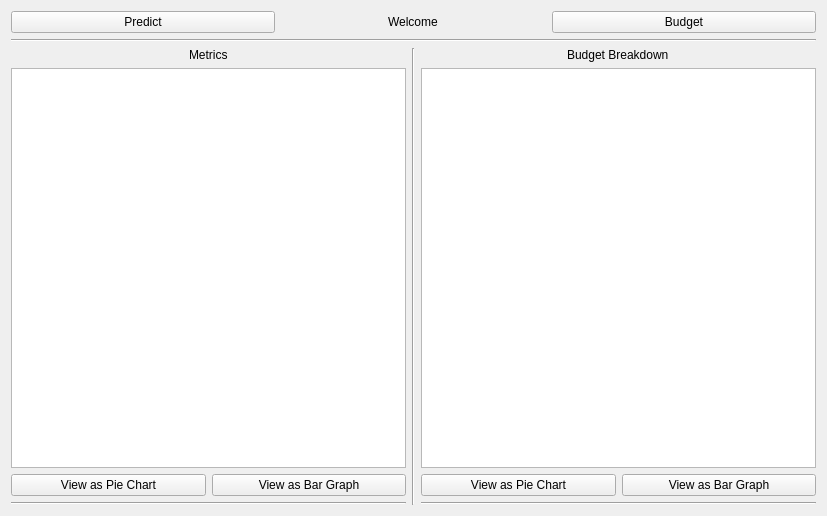
<?xml version="1.0" encoding="UTF-8"?>
<ui version="4.0">
 <class>DashBoard</class>
 <widget class="QWidget" name="DashBoard">
  <property name="geometry">
   <rect>
    <x>0</x>
    <y>0</y>
    <width>827</width>
    <height>516</height>
   </rect>
  </property>
  <property name="windowTitle">
   <string>Future Wallet</string>
  </property>
  <layout class="QGridLayout" name="gridLayout_2">
   <item row="0" column="0">
    <layout class="QGridLayout" name="gridLayout">
     <property name="sizeConstraint">
      <enum>QLayout::SetNoConstraint</enum>
     </property>
     <item row="3" column="0">
      <layout class="QVBoxLayout" name="verticalLayout"/>
     </item>
     <item row="0" column="0">
      <layout class="QHBoxLayout" name="horizontalLayout_2">
       <item>
        <widget class="QPushButton" name="Predict">
         <property name="text">
          <string>Predict</string>
         </property>
        </widget>
       </item>
       <item alignment="Qt::AlignHCenter">
        <widget class="QLabel" name="Message">
         <property name="text">
          <string>Welcome</string>
         </property>
        </widget>
       </item>
       <item>
        <widget class="QPushButton" name="Budget">
         <property name="text">
          <string>Budget</string>
         </property>
        </widget>
       </item>
      </layout>
     </item>
     <item row="2" column="0">
      <layout class="QHBoxLayout" name="horizontalLayout">
       <item>
        <layout class="QVBoxLayout" name="verticalLayout_2">
         <item alignment="Qt::AlignHCenter">
          <widget class="QLabel" name="label">
           <property name="text">
            <string>Metrics</string>
           </property>
          </widget>
         </item>
         <item>
          <widget class="QTextBrowser" name="metrics"/>
         </item>
         <item>
          <layout class="QHBoxLayout" name="horizontalLayout_3">
           <item>
            <widget class="QPushButton" name="metricsPie">
             <property name="text">
              <string>View as Pie Chart</string>
             </property>
            </widget>
           </item>
           <item>
            <widget class="QPushButton" name="metricsBar">
             <property name="text">
              <string>View as Bar Graph</string>
             </property>
            </widget>
           </item>
          </layout>
         </item>
         <item>
          <widget class="Line" name="line_2">
           <property name="orientation">
            <enum>Qt::Horizontal</enum>
           </property>
          </widget>
         </item>
        </layout>
       </item>
       <item>
        <widget class="Line" name="line">
         <property name="orientation">
          <enum>Qt::Vertical</enum>
         </property>
        </widget>
       </item>
       <item>
        <layout class="QVBoxLayout" name="verticalLayout_3">
         <item alignment="Qt::AlignHCenter">
          <widget class="QLabel" name="label_2">
           <property name="text">
            <string>Budget Breakdown</string>
           </property>
          </widget>
         </item>
         <item>
          <widget class="QTextBrowser" name="budgets"/>
         </item>
         <item>
          <layout class="QHBoxLayout" name="horizontalLayout_4">
           <item>
            <widget class="QPushButton" name="budgetPie">
             <property name="text">
              <string>View as Pie Chart</string>
             </property>
            </widget>
           </item>
           <item>
            <widget class="QPushButton" name="budgetBar">
             <property name="text">
              <string>View as Bar Graph</string>
             </property>
            </widget>
           </item>
          </layout>
         </item>
         <item>
          <widget class="Line" name="line_3">
           <property name="orientation">
            <enum>Qt::Horizontal</enum>
           </property>
          </widget>
         </item>
        </layout>
       </item>
      </layout>
     </item>
     <item row="1" column="0">
      <widget class="Line" name="line_4">
       <property name="orientation">
        <enum>Qt::Horizontal</enum>
       </property>
      </widget>
     </item>
    </layout>
   </item>
  </layout>
 </widget>
 <resources/>
 <connections/>
</ui>
